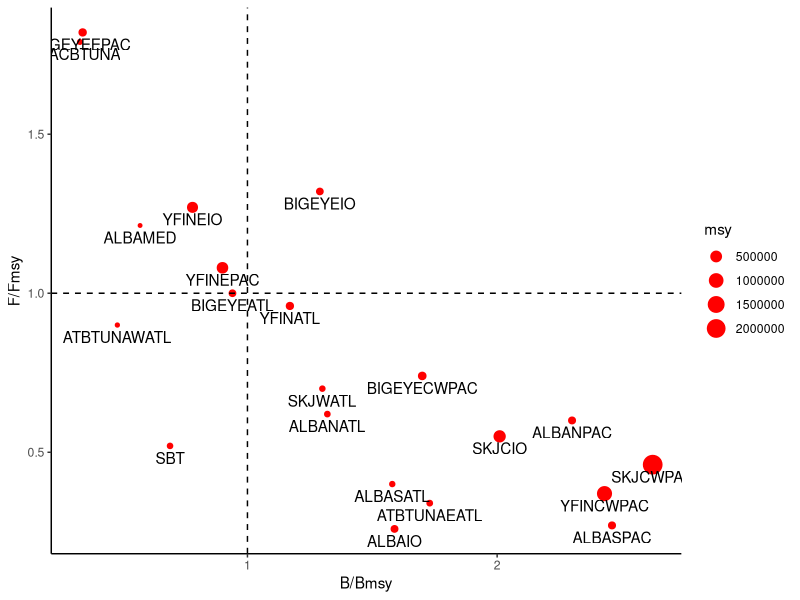
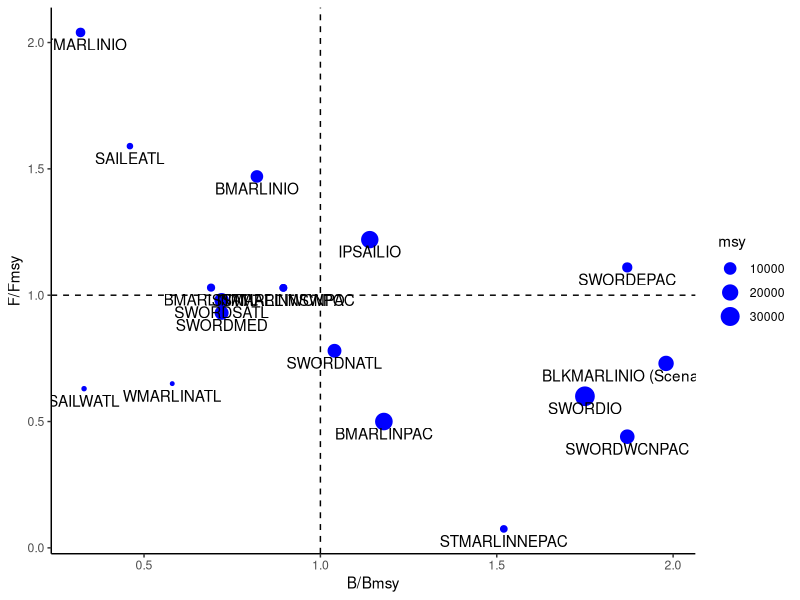
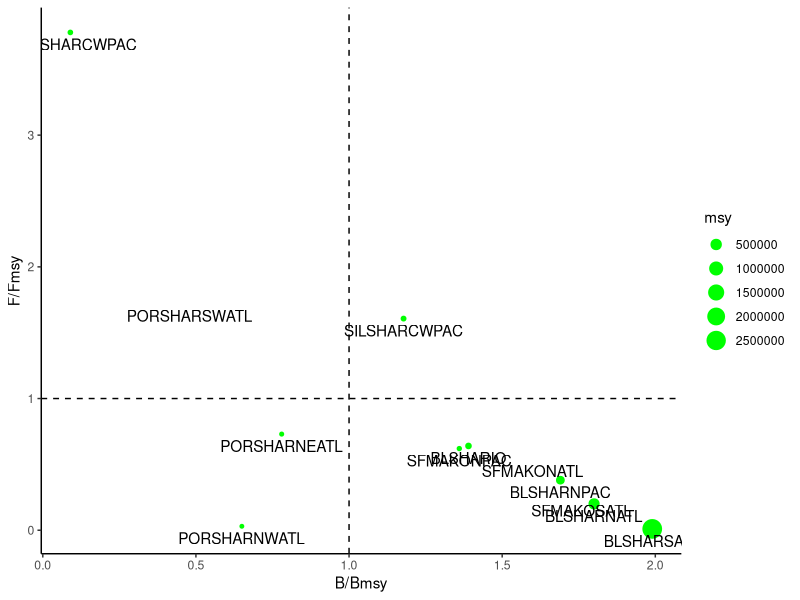

The R script that drew these images, in order:
## ---- chunk 1
knitr::opts_chunk$set(echo = TRUE)

library(tidyverse)
library(here)

kobe_values <- read_csv(here("data", "kobe_data_complete.csv"))
## ---- chunk 2
tuna_kobe <- kobe_values %>% 
  filter(tax_grp == 'tuna') %>% 
  select(stockid, f_msy, b_msy, msy)

ggplot(data = tuna_kobe, aes(x = b_msy, y = f_msy, label = stockid)) +
  geom_point(aes(size = msy), color = "red") +
  geom_text(hjust = 0.5, vjust = 1.5) +
  geom_hline(yintercept = 1,linetype = 2) +
  geom_vline(xintercept = 1,linetype = 2) +
  theme_classic() +
  labs(y = "F/Fmsy",
       x = "B/Bmsy")
## ---- chunk 3
billfish_kobe <- kobe_values %>% 
  filter(tax_grp == 'billfish') %>% 
  select(stockid, f_msy, b_msy, msy)

ggplot(data = billfish_kobe, aes(x = b_msy, y = f_msy, label = stockid)) +
  geom_point(aes(size = msy), color = "blue") +
  geom_text(hjust = 0.5, vjust = 1.5) +
  geom_hline(yintercept = 1,linetype = 2) +
  geom_vline(xintercept = 1,linetype = 2) +
  theme_classic() +
  labs(y = "F/Fmsy",
       x = "B/Bmsy")
## ---- chunk 4
shark_kobe <- kobe_values %>% 
  filter(tax_grp == 'shark') %>% 
  select(stockid, f_msy, b_msy, msy)

ggplot(data = shark_kobe, aes(x = b_msy, y = f_msy, label = stockid)) +
  geom_point(aes(size = msy), color = "green") +
  geom_text(hjust = 0.5, vjust = 1.5) +
  geom_hline(yintercept = 1,linetype = 2) +
  geom_vline(xintercept = 1,linetype = 2) +
  theme_classic() +
  labs(y = "F/Fmsy",
       x = "B/Bmsy")
